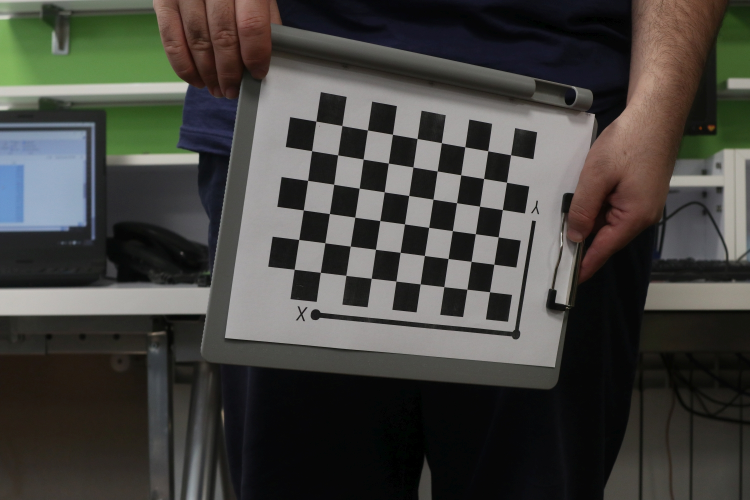
#> input picture HW2/Q2/set1/im03.jpg, 1500 x 1000 px, found by its file name (shown at 1/2 size)
$ python q3.py
#> lines starting #> are read from the running program, lines starting #| are printed output that depends on the picture
# in[ ]:
import cv2
import numpy as np
from ipython_genutils.py3compat import xrange

img03 = cv2.imread('im03.jpg')
#> img03 is the input picture: shape (1000, 1500, 3); mean B, G, R 63.6, 67.7, 68.6
img04 = cv2.imread('im04.jpg')
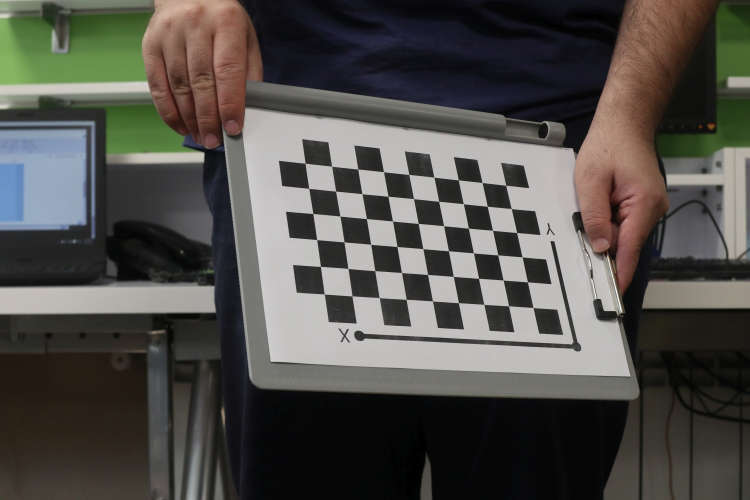
#> input picture HW2/Q2/set1/im04.jpg, 1500 x 1000 px, found by its file name (shown at 1/2 size)
#> img04 is the input picture: shape (1000, 1500, 3); mean B, G, R 75.2, 79.5, 81.6

sift = cv2.xfeatures2d.SIFT_create()

kp03, des03 = sift.detectAndCompute(img03, None)
#> kp03 = 735 keypoints; strongest (x, y, size): (1050, 287, 32.9), (583, 387, 37), (958, 269, 32.4), (599, 268, 37)
kp04, des04 = sift.detectAndCompute(img04, None)
#> kp04 = 910 keypoints; strongest (x, y, size): (585, 350, 33.8), (615, 560, 35.9), (1054, 443, 29.8), (937, 338, 29.5)

img3 = cv2.drawKeypoints(img03, kp03, img03, color=(0, 255, 0))
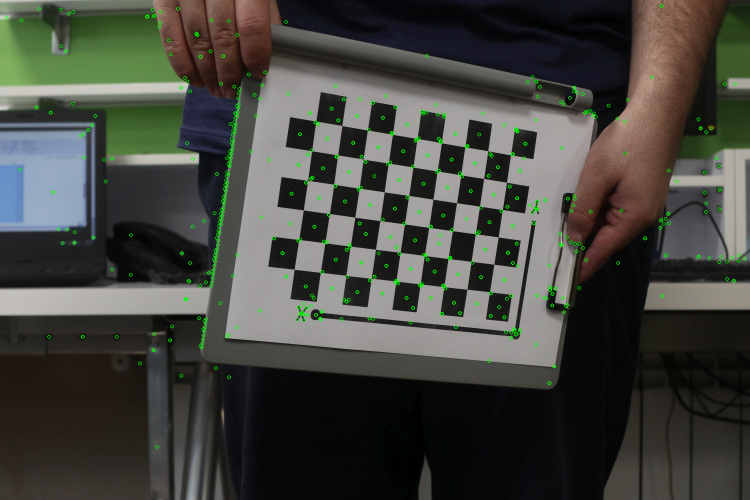
#> img3: shape (1000, 1500, 3) (shown at 1/2 size); mean B, G, R 62.9, 69.1, 67.9
img4 = cv2.drawKeypoints(img04, kp04, img04, color=(0, 255, 0))
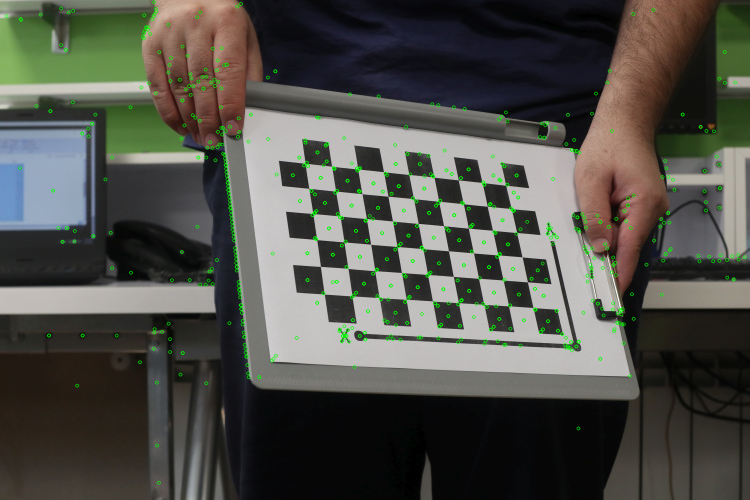
#> img4: shape (1000, 1500, 3) (shown at 1/2 size); mean B, G, R 74.3, 81.1, 80.6
kp_merge = np.zeros((max(img03.shape[0], img04.shape[0]), img03.shape[1] + img04.shape[1], 3))
kp_merge[:img03.shape[0], :img03.shape[1], :] = img3
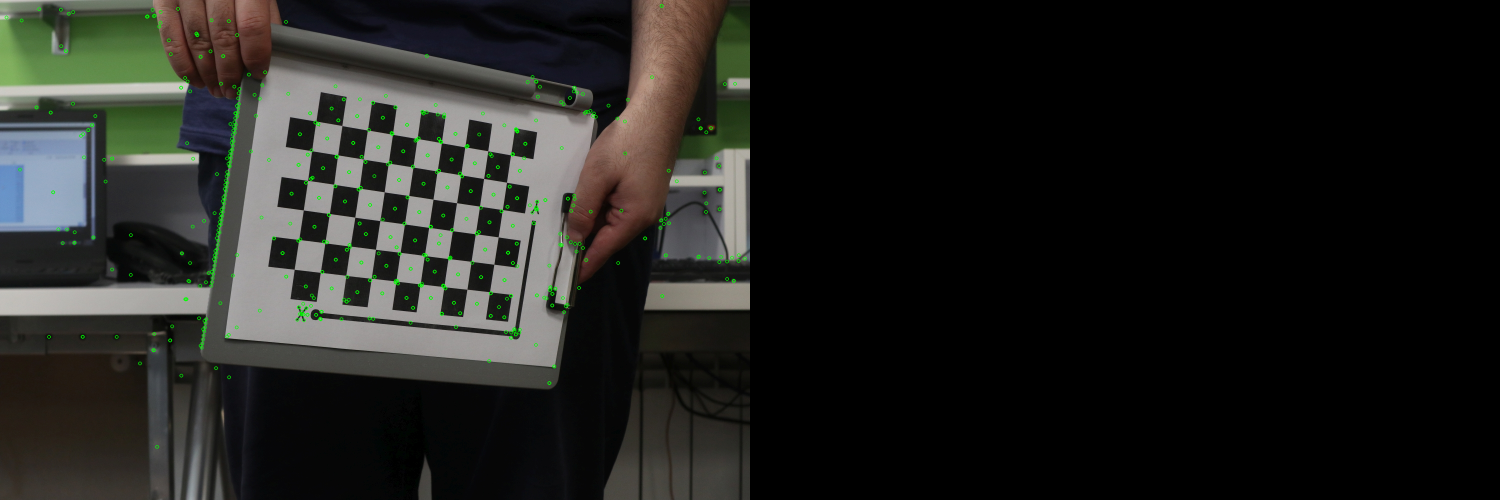
#> kp_merge: shape (1000, 3000, 3) float64 (shown at 1/2 size); mean B, G, R 31.5, 34.6, 33.9
#> (the run stopped early here; a loop or call above may not have finished)
